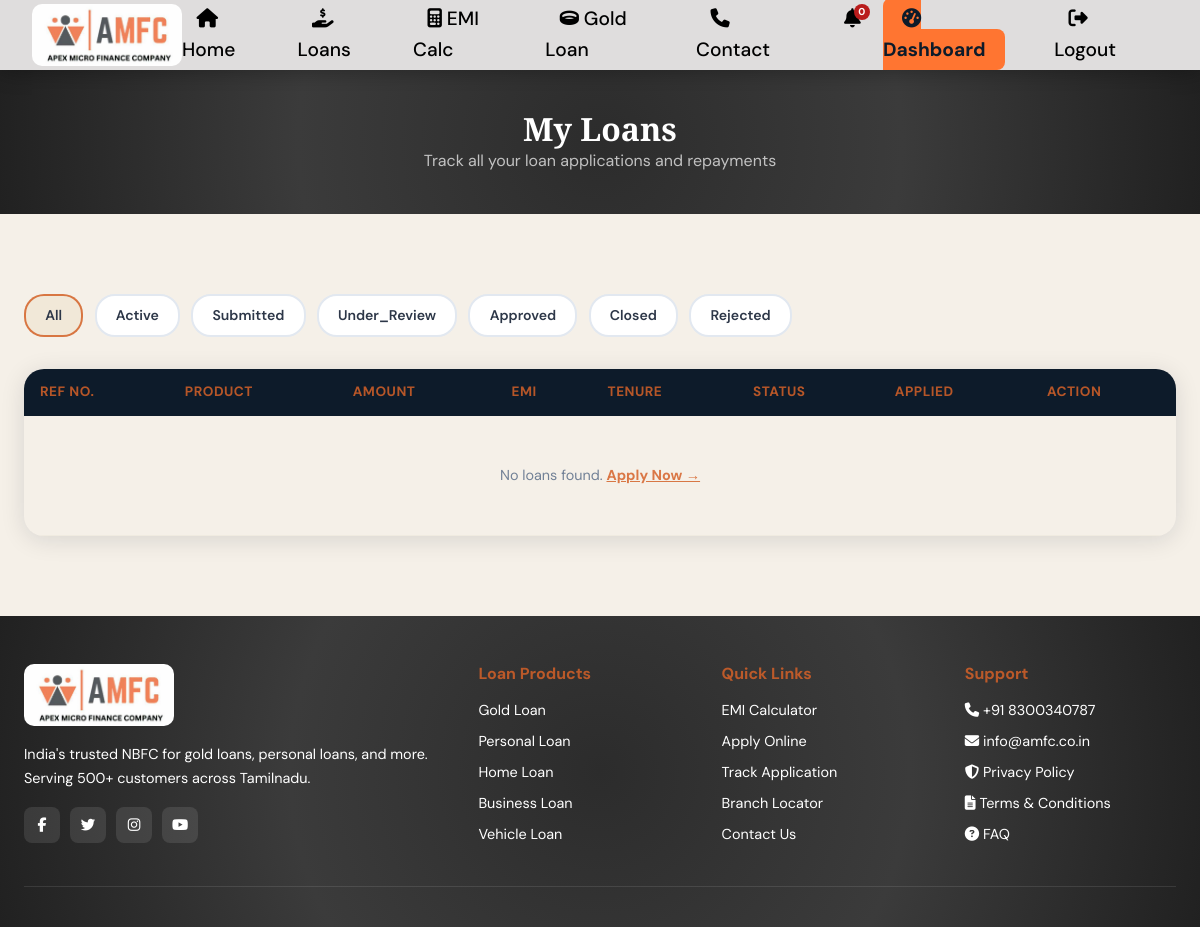
The page /my-loans/ (signed in) on the database as committed earlier.
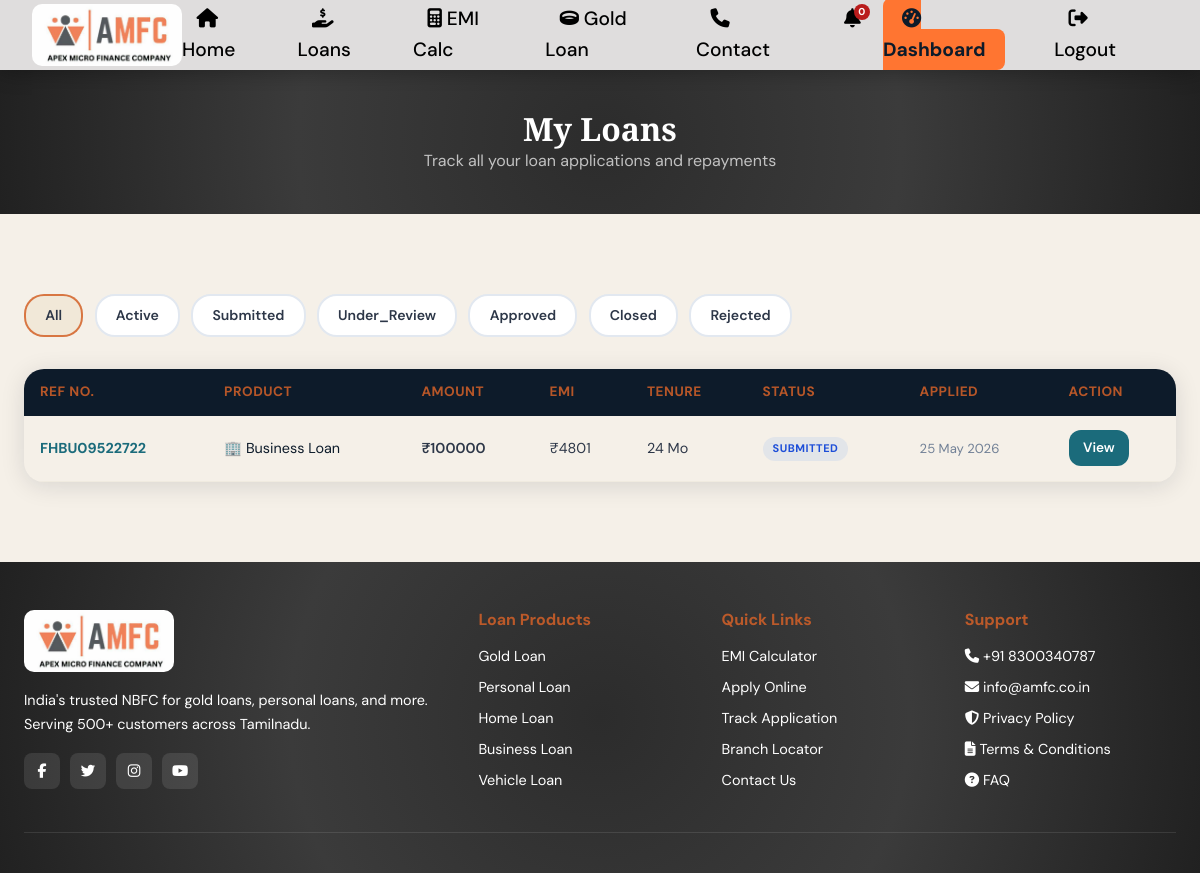
The same page on the database as committed later.
### finance_app/models.py (models this page shows, shortened)
class LoanApplication(models.Model):
    application_id      = models.UUIDField(default=uuid.uuid4, unique=True, editable=False)
    reference_number    = models.CharField(max_length=20, unique=True, editable=False)
    customer            = models.ForeignKey(CustomerProfile, on_delete=models.CASCADE,
                            related_name='loan_applications')
    product             = models.ForeignKey(LoanProduct, on_delete=models.PROTECT)
    branch              = models.ForeignKey(Branch, on_delete=models.SET_NULL, null=True)
    requested_amount    = models.DecimalField(max_digits=12, decimal_places=2)
    approved_amount     = models.DecimalField(max_digits=12, decimal_places=2, null=True, blank=True)
    disbursed_amount    = models.DecimalField(max_digits=12, decimal_places=2, null=True, blank=True)
    tenure_months       = models.IntegerField()
    interest_rate       = models.DecimalField(max_digits=5, decimal_places=2)
    emi_amount          = models.DecimalField(max_digits=12, decimal_places=2, null=True, blank=True)
    status              = models.CharField(max_length=20, choices=LoanStatus.choices,
                            default=LoanStatus.DRAFT)
    gold_pledge         = models.OneToOneField(GoldPledge, on_delete=models.SET_NULL,
                            null=True, blank=True, related_name='loan')
    loan_purpose        = models.TextField()
    applied_at          = models.DateTimeField(auto_now_add=True)
    approved_at         = models.DateTimeField(null=True, blank=True)
    disbursed_at        = models.DateTimeField(null=True, blank=True)
    closed_at           = models.DateTimeField(null=True, blank=True)
    first_emi_date      = models.DateField(null=True, blank=True)
    loan_officer        = models.ForeignKey(User, on_delete=models.SET_NULL, null=True,
                            related_name='assigned_loans')
    approved_by         = models.ForeignKey(User, on_delete=models.SET_NULL, null=True,
                            blank=True, related_name='approved_loans')
    remarks             = models.TextField(blank=True)
    rejection_reason    = models.TextField(blank=True)
    class Meta:
        ordering = ['-applied_at']

class LoanProduct(models.Model):
    name                = models.CharField(max_length=200)
    loan_type           = models.CharField(max_length=20, choices=LoanType.choices)
    min_amount          = models.DecimalField(max_digits=12, decimal_places=2)
    max_amount          = models.DecimalField(max_digits=12, decimal_places=2)
    min_tenure_months   = models.IntegerField()
    max_tenure_months   = models.IntegerField()
    base_interest_rate  = models.DecimalField(max_digits=5, decimal_places=2,
                            help_text="Annual interest rate %")
    processing_fee_pct  = models.DecimalField(max_digits=5, decimal_places=2, default=1.0,
                            help_text="Processing fee as % of loan amount")
    prepayment_penalty  = models.DecimalField(max_digits=5, decimal_places=2, default=2.0)
    description         = models.TextField()
    features            = models.JSONField(default=list, help_text='["Feature 1", "Feature 2"]')
    eligibility         = models.TextField()
    documents_required  = models.JSONField(default=list)
    is_active           = models.BooleanField(default=True)
    icon                = models.CharField(max_length=50, default='💰')
    created_at          = models.DateTimeField(auto_now_add=True)
    class Meta:
        ordering = ['loan_type', 'name']

### finance_app/views.py (the view)
# urls.py: path('my-loans/',           views.my_loans,         name='my_loans'),
@login_required
def my_loans(request):
    profile = get_object_or_404(CustomerProfile, user=request.user)
    status  = request.GET.get('status', '')
    loans   = LoanApplication.objects.filter(customer=profile)
    if status:
        loans = loans.filter(status=status)
    return render(request, 'finance_app/my_loans.html', {
        'loans': loans,
        'status': status,
    })

### finance_app/templatetags/finance_filters.py (called while the page is built)
@register.filter
def split(value, arg):
    return str(value).split(arg)

### finance_app/templates/finance_app/my_loans.html (shortened to what this page needs)
{% extends 'finance_app/base.html' %}
{% load finance_filters %}
{% block content %}
<div class="page-hero" style="background: radial-gradient(circle, #2c2c2c, #3b3b3b, #212121);padding:2.5rem 0; text-align: center;">
  <div class="container">
    <h1 style="color:white;font-size:2rem;">My Loans</h1>
    <p style="color:rgba(255,255,255,0.7);">Track all your loan applications and repayments</p>
  </div>
</div>
<section class="section">
  <div class="container">
    <div style="display:flex;gap:0.7rem;flex-wrap:wrap;margin-bottom:2rem;">
      <a href="{% url 'my_loans' %}"
         style="padding:0.5rem 1.2rem;border-radius:20px;
                border:2px solid {% if not status %}var(--gold){% else %}#e2e8f0{% endif %};
                background:{% if not status %}rgba(201,168,76,0.1){% else %}white{% endif %};
                color:#2d3748;font-weight:600;font-size:0.88rem;
                text-decoration:none;transition:var(--transition);">
        All
      </a>
      {% for s in "ACTIVE,SUBMITTED,UNDER_REVIEW,APPROVED,CLOSED,REJECTED"|split:"," %}
      <a href="?status={{ s }}"
         style="padding:0.5rem 1.2rem;border-radius:20px;
                border:2px solid {% if status == s %}var(--gold){% else %}#e2e8f0{% endif %};
                background:{% if status == s %}rgba(201,168,76,0.1){% else %}white{% endif %};
                color:#2d3748;font-weight:600;font-size:0.88rem;
                text-decoration:none;transition:var(--transition);">
        {{ s|title }}
      </a>
      {% endfor %}
    </div>
    <div class="table-wrapper">
      <table class="table">
        <thead>
          <tr>
            <th>Ref No.</th>
            <th>Product</th>
            <th>Amount</th>
            <th>EMI</th>
            <th>Tenure</th>
            <th>Status</th>
            <th>Applied</th>
            <th>Action</th>
          </tr>
        </thead>
        <tbody>
          {% for loan in loans %}
          <tr>
            <td style="font-weight:700;color:var(--teal);">{{ loan.reference_number }}</td>
            <td>{{ loan.product.icon }} {{ loan.product.name }}</td>
            <td style="font-weight:600;color:#2d3748;">₹{{ loan.requested_amount|floatformat:0 }}</td>
            <td style="color:#2d3748;">{% if loan.emi_amount %}₹{{ loan.emi_amount|floatformat:0 }}{% else %}—{% endif %}</td>
            <td style="color:#2d3748;">{{ loan.tenure_months }} Mo</td>
            <td><span class="badge badge-{{ loan.status|lower }}">{{ loan.get_status_display }}</span></td>
            <td style="font-size:0.82rem;color:var(--text-light);">{{ loan.applied_at|date:"d M Y" }}</td>
            <td><a href="{% url 'loan_detail' loan.pk %}" class="btn btn-teal btn-sm">View</a></td>
          </tr>
          {% empty %}
          <tr>
            <td colspan="8" style="text-align:center;padding:3rem;color:var(--text-light);">
              No loans found.
              <a href="{% url 'apply_loan' %}" style="color:var(--gold);font-weight:700;">Apply Now →</a>
            </td>
          </tr>
          {% endfor %}
        </tbody>
      </table>
    </div>
  </div>
</section>
{% endblock %}

### finance_app/templates/finance_app/base.html (shortened to what this page needs)
{% load static %}
<!DOCTYPE html>
<html lang="en">
<head>
  <link href="https://cdnjs.cloudflare.com/ajax/libs/font-awesome/6.5.0/css/all.min.css" rel="stylesheet">
</head>
<body>
<nav class="navbar">
  <a href="{% url 'home' %}" class="navbar-brand">
    <div class="brand-icon"><img src="{% static 'images/amfc2.jpeg' %}" alt="AMFC Finance Logo" ></div>
  </a>
  <ul class="nav-links">
    <li><a href="{% url 'home' %}"><i class="fas fa-home"></i> Home</a></li>
    <li><a href="{% url 'loan_products' %}"><i class="fas fa-hand-holding-usd"></i> Loans</a></li>
    <li><a href="{% url 'emi_calculator' %}"><i class="fas fa-calculator"></i> EMI Calc</a></li>
    <li><a href="{% url 'gold_loan' %}"><i class="fas fa-ring"></i> Gold Loan</a></li>
    <li><a href="{% url 'contact' %}"><i class="fas fa-phone"></i> Contact</a></li>
    {% if user.is_authenticated %}
      <li class="nav-notification">
        <a href="{% url 'notifications' %}"><i class="fas fa-bell"></i>
          <span class="notif-badge">0</span>
        </a>
      </li>
      <li><a href="{% url 'dashboard' %}" class="btn-nav-cta"><i class="fas fa-tachometer-alt"></i> Dashboard</a></li>
      <li><a href="{% url 'logout' %}"><i class="fas fa-sign-out-alt"></i> Logout</a></li>
    {% else %}
      <li><a href="{% url 'login' %}"><i class="fas fa-sign-in-alt"></i> Login</a></li>
      <li><a href="{% url 'register' %}" class="btn-nav-cta"><i class="fas fa-user-plus"></i> Get Started</a></li>
    {% endif %}
  </ul>
</nav>
{% block content %}{% endblock %}
<footer>
  <div class="container">
    <div class="footer-grid">
      <div>
        <div class="navbar-brand" style="margin-bottom:1rem; color:white;">
         <div class="brand-icon"><img src="{% static 'images/amfc2.jpeg' %}" alt="AMFC Finance Logo" ></div>
        </div>
        <p style="font-size:0.9rem; line-height:1.7;">India's trusted NBFC for gold loans, personal loans, and more. Serving 500+ customers across Tamilnadu.</p>
        <div style="margin-top:1rem; display:flex; gap:10px;">
          <a href="#" style="width:36px;height:36px;background:rgba(255,255,255,0.1);border-radius:8px;display:flex;align-items:center;justify-content:center;"><i class="fab fa-facebook-f"></i></a>
          <a href="#" style="width:36px;height:36px;background:rgba(255,255,255,0.1);border-radius:8px;display:flex;align-items:center;justify-content:center;"><i class="fab fa-twitter"></i></a>
          <a href="#" style="width:36px;height:36px;background:rgba(255,255,255,0.1);border-radius:8px;display:flex;align-items:center;justify-content:center;"><i class="fab fa-instagram"></i></a>
          <a href="#" style="width:36px;height:36px;background:rgba(255,255,255,0.1);border-radius:8px;display:flex;align-items:center;justify-content:center;"><i class="fab fa-youtube"></i></a>
        </div>
      </div>
      <div>
        <h4>Loan Products</h4>
        <a href="#">Gold Loan</a>
        <a href="#">Personal Loan</a>
        <a href="#">Home Loan</a>
        <a href="#">Business Loan</a>
        <a href="#">Vehicle Loan</a>
      </div>
      <div>
        <h4>Quick Links</h4>
        <a href="{% url 'emi_calculator' %}">EMI Calculator</a>
        <a href="{% url 'loan_products' %}">Apply Online</a>
        <a href="#">Track Application</a>
        <a href="#">Branch Locator</a>
        <a href="{% url 'contact' %}">Contact Us</a>
      </div>
      <div>
        <h4>Support</h4>
        <a href="tel:1800-XXX-XXXX"><i class="fas fa-phone"></i> +91 8300340787</a>
        <a href="mailto:support@financehub.in"><i class="fas fa-envelope"></i> info@amfc.co.in</a>
        <a href="#"><i class="fas fa-shield-alt"></i> Privacy Policy</a>
        <a href="#"><i class="fas fa-file-alt"></i> Terms & Conditions</a>
        <a href="#"><i class="fas fa-question-circle"></i> FAQ</a>
      </div>
    </div>
    <hr class="footer-divider">
  </div>
</footer>
</body>
</html>

### finance_app/templates/finance_app/base.html (style rules this page uses)
:root { --navy: #0D1B2A; --navy-light: #393939; --gold: #d46128d8; --gold-light: #e8c86a; --teal: #1B6B7B; --teal-light: #2a8fa5; --cream: #F5F0E8; --cream-dark: #ece4d4; --white: #ffffff; --success: #2d7a4f; --danger: #b91c1c; --text-dark: #0D1B2A; --text-mid: #4a5568; --text-light: #718096; --shadow: 0 4px 24px rgba(13,27,42,0.12); --shadow-lg: 0 12px 48px rgba(13,27,42,0.2); --radius: 12px; --radius-lg: 20px; --transition: 0.3s cubic-bezier(0.4, 0, 0.2, 1); }
*, *::before, *::after { box-sizing: border-box; margin: 0; padding: 0; }
html { scroll-behavior: smooth; }
body { font-family: 'DM Sans', sans-serif; background: var(--cream); color: var(--text-dark); line-height: 1.6; overflow-x: hidden; }
h1,h2,h3,h4 { font-family: 'Playfair Display', serif; line-height: 1.2; }
h1 { font-size: clamp(2.2rem, 5vw, 3.5rem); font-weight: 900; }
.navbar { position: sticky; top: 0; z-index: 1000; background: rgb(223, 221, 221); padding: 0 2rem; display: flex; align-items: center; justify-content: space-between; height: 70px; box-shadow: 0 2px 20px rgba(0,0,0,0.3); }
.navbar-brand { display: flex; align-items: center; gap: 10px; text-decoration: none; color: var(--white); font-family: 'Playfair Display', serif; font-size: 1.5rem; font-weight: 900; }
.brand-icon { display: flex; align-items: center; justify-content: center; }
.brand-icon img { width: 150px; height: auto; object-fit: contain; border-radius: 10px; }
.nav-links { display: flex; align-items: center; gap: 0.5rem; list-style: none; }
.nav-links a { color: black; text-decoration: none; padding: 0.5rem 0.9rem; border-radius: 8px; font-size: 1.2rem; font-weight: 500; transition: var(--transition); }
.btn-nav-cta { background: #FF7531 !important; color: var(--navy) !important; font-weight: 700 !important; padding: 0.5rem 1.2rem !important; }
.nav-notification { position: relative; }
.notif-badge { position: absolute; top: 0; right: 5px; background: var(--danger); color: white; font-size: 10px; font-weight: 700; border-radius: 50%; width: 16px; height: 16px; display: flex; align-items: center; justify-content: center; }
.btn { display: inline-flex; align-items: center; gap: 8px; padding: 0.7rem 1.5rem; border: none; border-radius: var(--radius); font-family: 'DM Sans', sans-serif; font-weight: 600; font-size: 0.95rem; cursor: pointer; text-decoration: none; transition: var(--transition); }
.btn-teal { background: var(--teal); color: var(--white); }
.btn-sm { padding: 0.45rem 0.9rem; font-size: 0.85rem; }
.badge { display: inline-block; padding: 3px 10px; border-radius: 20px; font-size: 11px; font-weight: 700; letter-spacing: 0.5px; text-transform: uppercase; }
.badge-submitted { background: rgba(59,130,246,0.1); color: #1d4ed8; }
.section { padding: 5rem 0; }
.container { max-width: 1200px; margin: 0 auto; padding: 0 1.5rem; }
.table { width: 100%; border-collapse: collapse; }
.table th { background: var(--navy); color: var(--gold); padding: 0.8rem 1rem; text-align: left; font-size: 0.85rem; text-transform: uppercase; letter-spacing: 0.5px; }
.table td { padding: 0.9rem 1rem; border-bottom: 1px solid #f0ebe0; font-size: 0.9rem; }
.table-wrapper { border-radius: var(--radius-lg); overflow: hidden; box-shadow: var(--shadow); }
footer { background: radial-gradient(circle, #2c2c2c, #3b3b3b, #212121); color:white; padding: 3rem 0 1rem; }
.footer-grid { display: grid; grid-template-columns: 2fr 1fr 1fr 1fr; gap: 2rem; margin-bottom: 2rem; }
footer h4 { color: var(--gold); font-family: 'DM Sans', sans-serif; font-weight: 700; margin-bottom: 1rem; }
footer a { color: white; text-decoration: none; display: block; margin-bottom: 0.5rem; font-size: 0.9rem; }
.footer-divider { border: none; border-top: 1px solid rgba(255,255,255,0.1); margin: 1.5rem 0; }

Rows that differ between the two databases and show on the page:
added LoanApplication: reference_number "FHBU09522722", product.icon "🏢", product.name "Business Loan", requested_amount "100000", emi_amount "4801", tenure_months "24", status "SUBMITTED", applied_at "25 May 2026"
Other text that changed with them:
text no longer shown: "No loans found. Apply Now →"
